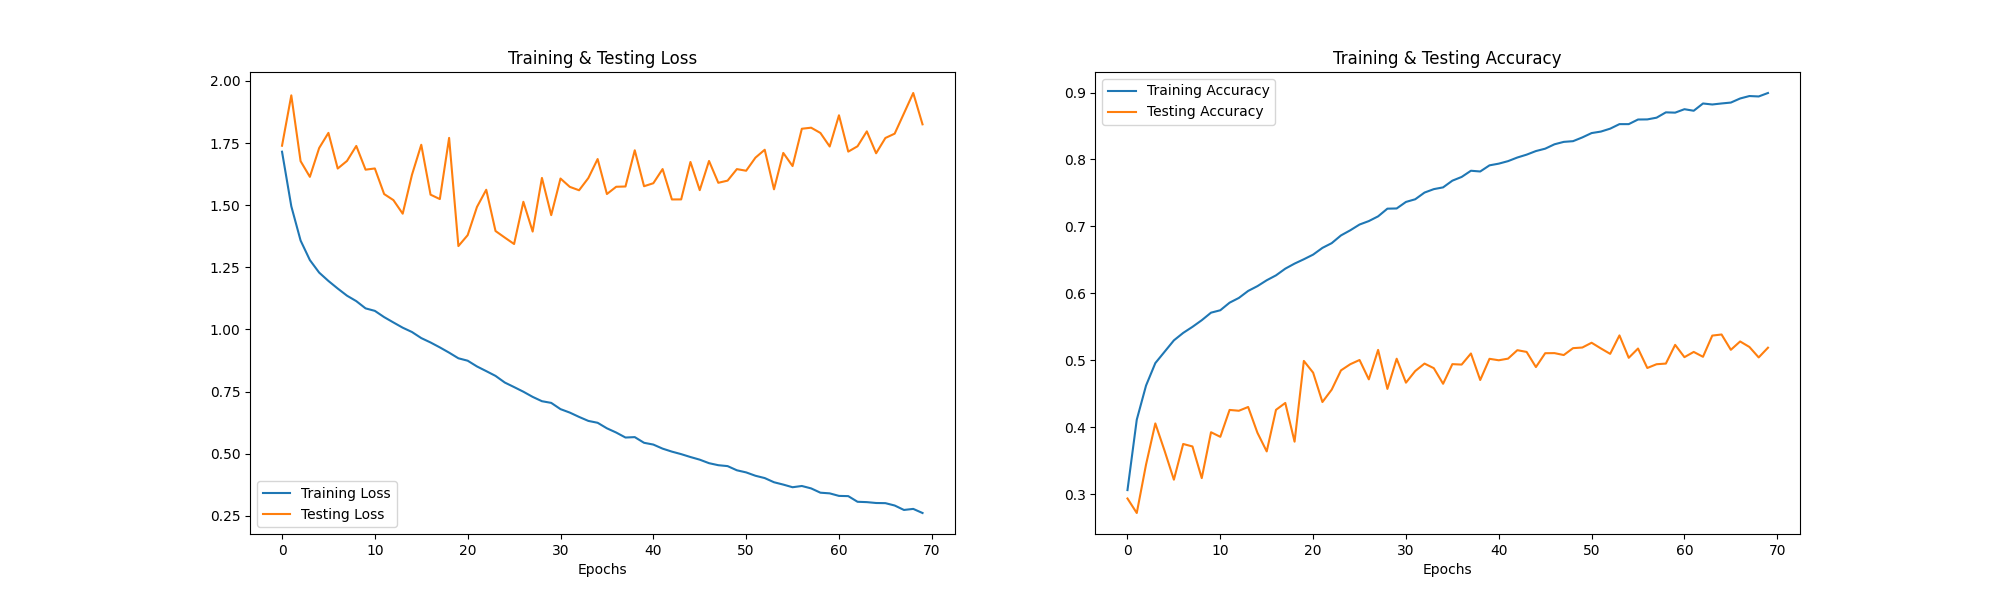

Write the Python code that produced this figure.
import pandas as pd
import numpy as np

import os
import sys
import glob
# librosa is a Python library for analyzing audio and music. It can be used to extract the data from the audio files we will see it later.
import librosa
import librosa.display
import seaborn as sns
import matplotlib.pyplot as plt
import math
import random
import time

from sklearn.preprocessing import StandardScaler, OneHotEncoder
from sklearn.metrics import confusion_matrix, classification_report
from sklearn.model_selection import train_test_split

# to play the audio files
from IPython.display import Audio

import keras
from keras import Model
from keras.callbacks import ReduceLROnPlateau
from keras.models import Sequential, load_model
from keras.layers import Dense, Conv1D, MaxPooling1D, Flatten, Dropout, BatchNormalization, Activation, Input, MaxPooling2D, Reshape, Concatenate,AveragePooling1D
# from keras.utils import np_utils, to_categorical
from keras.callbacks import ModelCheckpoint
from tensorflow.keras.utils import Sequence, to_categorical
import horovod.tensorflow as hvd
import tensorflow as tf
import horovod.keras.callbacks as hvdk

import warnings
if not sys.warnoptions:
    warnings.simplefilter("ignore")
warnings.filterwarnings("ignore", category=DeprecationWarning)

############Horovod
hvd.init() # this initiliases horovod
print('Total GPUs available:', hvd.size())
print('Hi I am a GPU and my rank is:', hvd.rank())

# Pin GPU to be used to process local rank (one GPU per process)
gpus = tf.config.experimental.list_physical_devices('GPU')
print(gpus)
for gpu in gpus:
    tf.config.experimental.set_memory_growth(gpu, True)
if gpus:
  tf.config.experimental.set_visible_devices(gpus[hvd.local_rank()], 'GPU')
################################################

####Configs
batch_size = 64
learning_rate = 0.001

local_bs = int(batch_size/hvd.size())
scaled_lr = learning_rate/2


#####

################################################
##Custom Data generator & preprocessing function

class DataGenerator(Sequence):
    'Generates data for Keras'
    def __init__(self, list_IDs, labels, batch_size=32, dim=(162,1), n_channels=1,
                 n_classes=8, shuffle=True):
        'Initialization'
        self.dim = dim
        self.batch_size = batch_size
        self.labels = labels
        self.list_IDs = list_IDs
        self.n_channels = n_channels
        self.n_classes = n_classes
        self.shuffle = shuffle
        self.nvidia=True
        self.on_epoch_end()

    def __len__(self):
        'Denotes the number of batches per epoch'
        return int(np.floor(len(self.list_IDs) / self.batch_size))

    def __getitem__(self, index):
        'Generate one batch of data'
        # Generate indexes of the batch
        indexes = self.indexes[index*self.batch_size:(index+1)*self.batch_size]

        # Find list of IDs
        list_IDs_temp = [self.list_IDs[k] for k in indexes]

        # Generate data
        X, y = self.__data_generation(list_IDs_temp)

        return X, y

    def on_epoch_end(self):
        'Updates indexes after each epoch'
        self.indexes = np.arange(len(self.list_IDs))
        if self.shuffle == True:
            np.random.shuffle(self.indexes)

    def __data_generation(self, list_IDs_temp):
        'Generates data containing batch_size samples' # X : (n_samples, *dim, n_channels)
        # Initialization
        # Generate data
        X = []
        y = []
        for i, ID in enumerate(list_IDs_temp):
            # Store sample
            data = pd.read_csv(ID).values.reshape(1,-1)[0]
            X.append(data)
            # Store class
            label = self.labels[ID]
            y.append(to_categorical(label, num_classes=self.n_classes))
        X = np.expand_dims(X, axis=2)
        if(self.nvidia):
            print(os.system('nvidia-smi'),flush=True)
            self.nvidia=False
        return np.array(X), np.array(y)

def adjust_length(data,length):
    if len(data)> 22050*length:
        midpoint = int(len(data)/2)
        left_index = midpoint - int(length*22050/2)
        return data[left_index:left_index+int(length*22050)]
    else:
        edge = int(22050*length - len(data))
        return np.pad(data,pad_width=(edge-int(edge/2),int(edge/2)),mode="constant")

def apply_weights(model,weights):
    layer_index = 0
    for layer in model.layers[1:]:
        layer.set_weights([weights[layer_index],weights[layer_index+1]])
        layer_index+=2
    return model

def divide_into_frames(data,frame_length=2048, hop_length = 512):
    output = []
    n_frame = math.ceil(len(data)/hop_length)
    for i in range(n_frame-1):
        start_index = i * hop_length
        if start_index + frame_length > len(data):
            end_index = len(data)-hop_length*(n_frame-i)
            output.append(data[end_index-frame_length:end_index])
        else:
            output.append(data[start_index:start_index+frame_length])
    output.append(data[frame_length*(-1):])
    return np.array(output)


##############Data preparation
#Data path
data_path = []

train_dir = sorted(glob.glob("../new_directory_augmented_features/train/*.csv"))
val_dir = sorted(glob.glob("../new_directory_augmented_features/validation/*.csv"))
test_dir = sorted(glob.glob("../new_directory_augmented_features/test/*.csv"))

data_path  += train_dir
data_path  += val_dir
data_path  += test_dir


emotions = ['angry','calm','disgust','fear','happy','neutral','sad','surprise']
emotion_dict = {'angry':0,'calm':1,'disgust':2,'fear':3,'happy':4,'neutral':5,'sad':6,'surprise':7}
#One-hot-encoder object initialized to "emotion" -> [0,0,0,0,0,0,0,1]
encoder = OneHotEncoder()
Y = encoder.fit_transform(np.array(emotions).reshape(-1,1)).toarray()
################################


############Data Generator
#Labeling for data generator
labels = {}

sample_rate = 22050

for dir in data_path:
    emotion = dir.split("/")[-1].split("_")[0]
    labels[dir] = emotion_dict[emotion]

img_ids = list(labels.keys())
# random.Random(0).shuffle(img_ids)

train_test_split = int(0.7 * len(img_ids))

train_img_ids = img_ids[:train_test_split]
random.Random(0).shuffle(train_img_ids)

val_test_ids = img_ids[train_test_split:]
val_test_ids_unaugmented = []
#use only unaugmented data
for dir in val_test_ids:
    file_code = int(dir.split("/")[-1].split("_")[-1].split(".")[0])
    if file_code % 3 == 0:
        val_test_ids_unaugmented.append(dir)


n_gpu = hvd.size()
gpu_index = hvd.rank()
sample_size = int(len(train_img_ids)/n_gpu)

l_index = gpu_index*sample_size
r_index = (gpu_index+1)*sample_size if gpu_index+1 < n_gpu else len(train_img_ids)

train_ids = train_img_ids[l_index:r_index]

validation_size = int(len(val_test_ids_unaugmented)/2)
valid_ids = val_test_ids_unaugmented[:validation_size]
test_ids = val_test_ids_unaugmented[validation_size:]

total_train_batches = len(train_ids)//batch_size
total_val_batches = len(valid_ids)//batch_size


params = {'batch_size': local_bs,
          'n_classes': 8,
          'n_channels': 1,
          'shuffle': True}

partition = {'train':train_ids, 'validation':valid_ids,'test':test_ids}

training_generator = DataGenerator(partition['train'], labels, **params)
validation_generator = DataGenerator(partition['validation'], labels, **params)
test_generator = DataGenerator(partition['test'], labels, **params)

y_test = []
for p in test_ids:
     y_test.append(emotions[labels[p]])
y_test = encoder.transform(np.array(y_test).reshape(-1,1)).toarray()


####################Model Construction

opt = tf.keras.optimizers.Adam(learning_rate=scaled_lr)
# Horovod: add Horovod Distributed Optimizer.
opt = hvd.DistributedOptimizer(opt,backward_passes_per_step=1, average_aggregated_gradients=True)

#Model construction
model = Sequential()
model.add(Conv1D(256, 8, padding='same', input_shape=(162,1)))  # X_train.shape[1] = No. of Columns
model.add(Activation('relu'))
model.add(Conv1D(256, 8, padding='same'))
model.add(BatchNormalization())
model.add(Activation('relu'))
model.add(Dropout(0.25))
model.add(MaxPooling1D(pool_size=(8)))
model.add(Conv1D(128, 8, padding='same'))
model.add(Activation('relu'))
model.add(Conv1D(128, 8, padding='same'))
model.add(Activation('relu'))
model.add(Conv1D(128, 8, padding='same'))
model.add(Activation('relu'))
model.add(Conv1D(128, 8, padding='same'))
model.add(BatchNormalization())
model.add(Activation('relu'))
model.add(Dropout(0.25))
model.add(MaxPooling1D(pool_size=(8)))
model.add(Conv1D(64, 8, padding='same'))
model.add(Activation('relu'))
model.add(Conv1D(64, 8, padding='same'))
model.add(Activation('relu'))
model.add(Flatten())
model.add(Dense(8)) # Target class number
model.add(Activation('softmax'))
model.compile(optimizer = 'adam' , loss = 'categorical_crossentropy' , metrics = ['accuracy'])

model.compile(optimizer = opt , loss = 'categorical_crossentropy' , metrics = ['accuracy'])
print("compiled model")

####################Model Training
rlrp = ReduceLROnPlateau(monitor='loss', factor=0.4, verbose=0, patience=2, min_lr=0.0000001)
# callbacks = [hvd.callbacks.BroadcastGlobalVariablesCallback(0),hvd.callbacks.MetricAverageCallback(),rlrp]
callbacks = [hvdk.BroadcastGlobalVariablesCallback(0),hvdk.MetricAverageCallback(),rlrp]
if hvd.rank() == 0:
    callbacks.append(keras.callbacks.ModelCheckpoint('consolidated_model_untrainable', save_best_only=True))
if hvd.rank() == 0:
    start_t = time.time()

history=model.fit(training_generator, batch_size = batch_size*4, epochs=70, validation_data=validation_generator, verbose=2 if hvd.rank() == 0 else 0, callbacks=callbacks)
####################################################################################################


#####################Model stats
if hvd.rank() == 0:
    start_t = time.time()
    print("Accuracy of our model on test data : " , model.evaluate(test_generator)[1]*100 , "%")

    epochs = [i for i in range(70)]
    fig , ax = plt.subplots(1,2)
    train_acc = history.history['accuracy']
    train_loss = history.history['loss']
    test_acc = history.history['val_accuracy']
    test_loss = history.history['val_loss']
    hist = pd.DataFrame(history.history)
    hist.to_csv("baseline_model_log.csv",index=False)

    fig.set_size_inches(20,6)
    ax[0].plot(epochs , train_loss , label = 'Training Loss')
    ax[0].plot(epochs , test_loss , label = 'Testing Loss')
    ax[0].set_title('Training & Testing Loss')
    ax[0].legend()
    ax[0].set_xlabel("Epochs")

    ax[1].plot(epochs , train_acc , label = 'Training Accuracy')
    ax[1].plot(epochs , test_acc , label = 'Testing Accuracy')
    ax[1].set_title('Training & Testing Accuracy')
    ax[1].legend()
    ax[1].set_xlabel("Epochs")
    plt.savefig("baseline_model.png")
    model.save("baseline_model")


    test_X = []
    test_y = []
    for i, ID in enumerate(test_ids):
        # Store sample
        data = pd.read_csv(ID).values.reshape(1,-1)[0]
        test_X.append(data)
        # Store class
        label = labels[ID]
        test_y.append(to_categorical(label, num_classes=8))
    # test_X = np.expand_dims(test_X, axis=2)
    test_X = np.array(test_X)
    test_y = np.array(test_y)

    # predicting on test data.
    pred_test = model.predict(test_X)
    y_pred = encoder.inverse_transform(pred_test)

    y_test = encoder.inverse_transform(test_y)

    df = pd.DataFrame(columns=['Predicted Labels', 'Actual Labels'])
    df['Predicted Labels'] = y_pred.flatten()
    df['Actual Labels'] = y_test.flatten()

    cm = confusion_matrix(y_test, y_pred)
    plt.figure(figsize = (12, 10))
    cm = pd.DataFrame(cm , index = [i for i in encoder.categories_] , columns = [i for i in encoder.categories_])
    sns.heatmap(cm, linecolor='white', cmap='Blues', linewidth=1, annot=True, fmt='')
    plt.title('Confusion Matrix', size=20)
    plt.xlabel('Predicted Labels', size=14)
    plt.ylabel('Actual Labels', size=14)
    plt.savefig("baseline_model_confusion_matrix.png")

    print(classification_report(y_test, y_pred))

    ########################################################################################################################